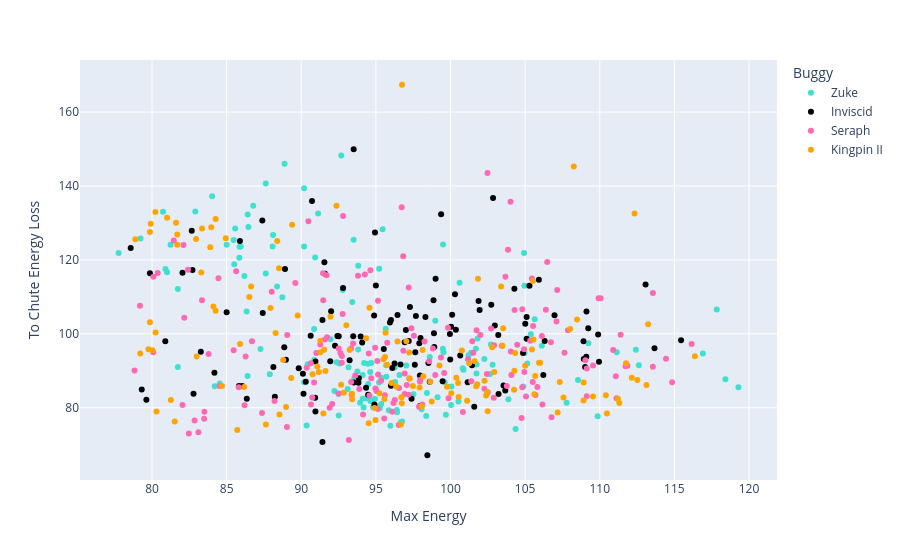

Notebook code for this chart:
### Code cell
px.scatter(freerolls, x='Max Energy', y='To Chute Energy Loss', color='Buggy', hover_data=['Driver', 'Buggy', 'Date', 'Roll Number', 'Roll Start Time'], color_discrete_map=cmap)

### Figure 1 — Plotly figure (JSON) as saved in the notebook; plotly's stock layout.template omitted (floating-point values rounded to 4 significant figures; data arrays with more than 128 entries replaced by an {"elided": "..."} marker saying what was removed)
{"data": [{"customdata": {"elided": "142x5 mixed values"}, "hovertemplate": "Buggy=%{customdata[1]}<br>Max Energy=%{x}<br>To Chute Energy Loss=%{y}<br>Driver=%{customdata[0]}<br>Date=%{customdata[2]}<br>Roll Number=%{customdata[3]}<br>Roll Start Time=%{customdata[4]}<extra></extra>", "legendgroup": "Zuke", "marker": {"color": "turquoise", "symbol": "circle"}, "mode": "markers", "name": "Zuke", "orientation": "v", "showlegend": true, "type": "scatter", "x": {"elided": "142 float values"}, "xaxis": "x", "y": {"elided": "142 float values"}, "yaxis": "y"}, {"customdata": {"elided": "127x5 mixed values"}, "hovertemplate": "Buggy=%{customdata[1]}<br>Max Energy=%{x}<br>To Chute Energy Loss=%{y}<br>Driver=%{customdata[0]}<br>Date=%{customdata[2]}<br>Roll Number=%{customdata[3]}<br>Roll Start Time=%{customdata[4]}<extra></extra>", "legendgroup": "Inviscid", "marker": {"color": "black", "symbol": "circle"}, "mode": "markers", "name": "Inviscid", "orientation": "v", "showlegend": true, "type": "scatter", "x": [93.52, 101.2, 89.83, 97.99, 90.95, 100.7, 85.82, 91.94, 88.97, 96.65, 96.45, 97.28, 99.0, 97.64, 90.63, 97.39, 99.96, 98.91, 98.52, 109.9, 97.95, 97.95, 101.4, 103.5, 86.35, 101.6, 82.71, 106.2, 113.7, 110.0, 108.9, 109.1, 113.1, 105.1, 105.9, 109.1, 104.3, 108.9, 115.5, 88.86, 109.2, 107.0, 99.98, 102.8, 79.31, 93.51, 90.72, 91.59, 91.42, 83.27, 94.88, 91.55, 99.37, 97.2, 97.68, 93.98, 85.0, 94.94, 86.04, 79.62, 87.42, 80.89, 82.78, 103.2, 105.0, 97.91, 92.42, 97.01, 96.01, 94.08, 95.94, 100.0, 100.4, 79.86, 102.0, 100.1, 92.26, 98.32, 82.66, 103.0, 78.57, 82.04, 102.7, 93.24, 95.53, 84.18, 96.25, 95.0, 101.9, 96.93, 92.8, 98.89, 90.95, 90.15, 93.83, 90.93, 88.23, 85.89, 87.39, 93.48, 92.0, 105.3, 94.9, 103.7, 94.34, 104.9, 98.86, 109.0, 97.61, 100.3, 88.13, 88.91, 94.48, 96.1, 90.3, 93.86, 96.01, 98.61, 103.2, 90.11, 93.57, 98.45, 99.47, 91.42, 92.51, 105.1, 106.3], "xaxis": "x", "y": [86.8, 86.87, 90.7, 98.87, 78.98, 94.14, 85.85, 92.57, 93.01, 91.68, 105.1, 107.2, 114.9, 95.03, 99.5, 82.4, 99.92, 96.46, 92.09, 99.82, 80.44, 88.7, 91.48, 86.03, 82.4, 80.29, 117.3, 88.84, 96.12, 92.46, 97.97, 93.8, 113.4, 104.5, 114.6, 106.1, 112.2, 93.21, 98.29, 96.37, 101.5, 105.0, 93.03, 136.8, 84.92, 149.9, 136.0, 116.2, 103.7, 95.16, 105.0, 119.4, 132.4, 98.04, 104.8, 99.27, 105.9, 127.4, 85.87, 82.17, 105.6, 97.98, 83.77, 99.69, 102.7, 97.42, 99.4, 101.0, 103.7, 97.67, 103.1, 101.9, 101.1, 116.4, 106.4, 105.2, 96.8, 104.5, 127.9, 102.3, 123.2, 116.5, 107.9, 92.85, 95.86, 89.49, 91.97, 113.1, 108.9, 97.73, 112.4, 100.2, 92.5, 83.77, 86.77, 82.67, 82.96, 125.1, 130.7, 99.34, 106.1, 113.0, 80.9, 84.63, 85.43, 94.8, 109.1, 91.04, 91.63, 110.7, 91.0, 117.6, 83.52, 90.77, 87.05, 88.0, 85.95, 87.03, 83.74, 89.18, NaN, 67.14, 87.17, 70.75, 99.37, 98.67, 98.06], "yaxis": "y"}, {"customdata": {"elided": "169x5 mixed values"}, "hovertemplate": "Buggy=%{customdata[1]}<br>Max Energy=%{x}<br>To Chute Energy Loss=%{y}<br>Driver=%{customdata[0]}<br>Date=%{customdata[2]}<br>Roll Number=%{customdata[3]}<br>Roll Start Time=%{customdata[4]}<extra></extra>", "legendgroup": "Seraph", "marker": {"color": "hotpink", "symbol": "circle"}, "mode": "markers", "name": "Seraph", "orientation": "v", "showlegend": true, "type": "scatter", "x": {"elided": "169 float values"}, "xaxis": "x", "y": {"elided": "169 float values"}, "yaxis": "y"}, {"customdata": {"elided": "140x5 mixed values"}, "hovertemplate": "Buggy=%{customdata[1]}<br>Max Energy=%{x}<br>To Chute Energy Loss=%{y}<br>Driver=%{customdata[0]}<br>Date=%{customdata[2]}<br>Roll Number=%{customdata[3]}<br>Roll Start Time=%{customdata[4]}<extra></extra>", "legendgroup": "Kingpin II", "marker": {"color": "orange", "symbol": "circle"}, "mode": "markers", "name": "Kingpin II", "orientation": "v", "showlegend": true, "type": "scatter", "x": {"elided": "140 float values"}, "xaxis": "x", "y": {"elided": "140 float values"}, "yaxis": "y"}], "layout": {"legend": {"title": {"text": "Buggy"}, "tracegroupgap": 0}, "margin": {"t": 60}, "xaxis": {"anchor": "y", "domain": [0, 1], "title": {"text": "Max Energy"}}, "yaxis": {"anchor": "x", "domain": [0, 1], "title": {"text": "To Chute Energy Loss"}}}}
